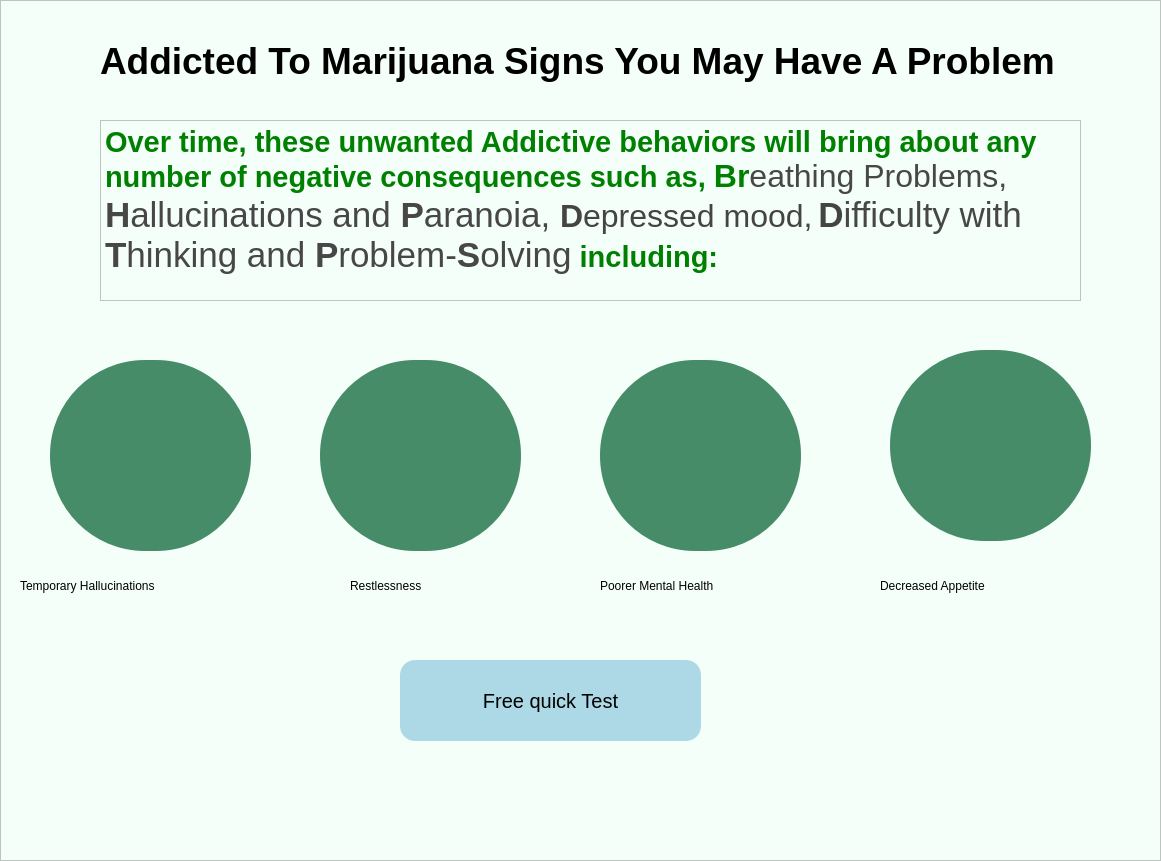
          <widget class="QFrame" name="frame_4">
           <property name="geometry">
            <rect>
             <x>0</x>
             <y>3500</y>
             <width>1161</width>
             <height>861</height>
            </rect>
           </property>
           <property name="styleSheet">
            <string notr="true">background:    #F5FFFA;</string>
           </property>
           <property name="frameShape">
            <enum>QFrame::StyledPanel</enum>
           </property>
           <property name="frameShadow">
            <enum>QFrame::Raised</enum>
           </property>
           <widget class="QPushButton" name="pushButton_7">
            <property name="geometry">
             <rect>
              <x>50</x>
              <y>360</y>
              <width>201</width>
              <height>191</height>
             </rect>
            </property>
            <property name="styleSheet">
             <string notr="true">QPushButton
{
background:rgb(70, 140, 104);
border-radius:95px;
}

QPushButton:hover
{
color:white;
border-radius:95px;
background:rgb(85, 170, 255);
}</string>
            </property>
            <property name="text">
             <string/>
            </property>
            <property name="icon">
             <iconset resource="resource.qrc">
              <normaloff>:/img/512x512bb-removebg-preview.png</normaloff>:/img/512x512bb-removebg-preview.png</iconset>
            </property>
            <property name="iconSize">
             <size>
              <width>130</width>
              <height>130</height>
             </size>
            </property>
           </widget>
           <widget class="QPushButton" name="pushButton_8">
            <property name="geometry">
             <rect>
              <x>320</x>
              <y>360</y>
              <width>201</width>
              <height>191</height>
             </rect>
            </property>
            <property name="styleSheet">
             <string notr="true">QPushButton
{
background:rgb(70, 140, 104);
border-radius:95px;
}

QPushButton:hover
{
color:white;
border-radius:95px;
background:rgb(85, 170, 255);
}</string>
            </property>
            <property name="text">
             <string/>
            </property>
            <property name="icon">
             <iconset resource="resource.qrc">
              <normaloff>:/img/793-7930803_anxious-fidgety-restless-uneasy-icon-hd-png-download-removebg-preview.png</normaloff>:/img/793-7930803_anxious-fidgety-restless-uneasy-icon-hd-png-download-removebg-preview.png</iconset>
            </property>
            <property name="iconSize">
             <size>
              <width>130</width>
              <height>130</height>
             </size>
            </property>
           </widget>
           <widget class="QPushButton" name="pushButton_23">
            <property name="geometry">
             <rect>
              <x>600</x>
              <y>360</y>
              <width>201</width>
              <height>191</height>
             </rect>
            </property>
            <property name="styleSheet">
             <string notr="true">QPushButton
{
background:rgb(70, 140, 104);
border-radius:95px;
}

QPushButton:hover
{
color:white;
border-radius:95px;
background:rgb(85, 170, 255);
}</string>
            </property>
            <property name="text">
             <string/>
            </property>
            <property name="icon">
             <iconset resource="resource.qrc">
              <normaloff>:/img/1491195-removebg-preview.png</normaloff>:/img/1491195-removebg-preview.png</iconset>
            </property>
            <property name="iconSize">
             <size>
              <width>130</width>
              <height>130</height>
             </size>
            </property>
           </widget>
           <widget class="QPushButton" name="pushButton_24">
            <property name="geometry">
             <rect>
              <x>890</x>
              <y>350</y>
              <width>201</width>
              <height>191</height>
             </rect>
            </property>
            <property name="styleSheet">
             <string notr="true">QPushButton
{
background:rgb(70, 140, 104);
border-radius:95px;
}

QPushButton:hover
{
color:white;
border-radius:95px;
background:rgb(85, 170, 255);
}</string>
            </property>
            <property name="text">
             <string/>
            </property>
            <property name="icon">
             <iconset resource="resource.qrc">
              <normaloff>:/img/2758521-200-removebg-preview.png</normaloff>:/img/2758521-200-removebg-preview.png</iconset>
            </property>
            <property name="iconSize">
             <size>
              <width>130</width>
              <height>130</height>
             </size>
            </property>
           </widget>
           <widget class="QLabel" name="label_15">
            <property name="geometry">
             <rect>
              <x>100</x>
              <y>20</y>
              <width>971</width>
              <height>81</height>
             </rect>
            </property>
            <property name="font">
             <font>
              <family>Segoe UI</family>
              <pointsize>28</pointsize>
              <italic>false</italic>
              <bold>true</bold>
             </font>
            </property>
            <property name="styleSheet">
             <string notr="true">font: 700 28pt &quot;Segoe UI&quot;;
color: 	#000000</string>
            </property>
            <property name="text">
             <string>Addicted To Marijuana Signs You May Have A Problem</string>
            </property>
           </widget>
           <widget class="QTextBrowser" name="textBrowser_4">
            <property name="geometry">
             <rect>
              <x>100</x>
              <y>120</y>
              <width>981</width>
              <height>181</height>
             </rect>
            </property>
            <property name="styleSheet">
             <string notr="true">color: 	#008000;</string>
            </property>
            <property name="html">
             <string>&lt;!DOCTYPE HTML PUBLIC &quot;-//W3C//DTD HTML 4.0//EN&quot; &quot;http://www.w3.org/TR/REC-html40/strict.dtd&quot;&gt;
&lt;html&gt;&lt;head&gt;&lt;meta name=&quot;qrichtext&quot; content=&quot;1&quot; /&gt;&lt;meta charset=&quot;utf-8&quot; /&gt;&lt;style type=&quot;text/css&quot;&gt;
p, li { white-space: pre-wrap; }
&lt;/style&gt;&lt;/head&gt;&lt;body style=&quot; font-family:'Segoe UI'; font-size:7.2pt; font-weight:400; font-style:normal;&quot;&gt;
&lt;p style=&quot; margin-top:0px; margin-bottom:0px; margin-left:0px; margin-right:0px; -qt-block-indent:0; text-indent:0px;&quot;&gt;&lt;span style=&quot; font-size:22pt; font-weight:700;&quot;&gt;Over time, these unwanted Addictive behaviors will bring about any number of negative consequences such as, &lt;/span&gt;&lt;span style=&quot; font-size:24pt; font-weight:700;&quot;&gt;Br&lt;/span&gt;&lt;span style=&quot; font-family:'Arial'; font-size:24pt; color:#474747; background-color:transparent;&quot;&gt;eathing Problems, &lt;/span&gt;&lt;span style=&quot; font-family:'Arial'; font-size:26pt; font-weight:700; color:#474747; background-color:transparent;&quot;&gt;H&lt;/span&gt;&lt;span style=&quot; font-family:'Arial'; font-size:26pt; color:#474747; background-color:transparent;&quot;&gt;allucinations and &lt;/span&gt;&lt;span style=&quot; font-family:'Arial'; font-size:26pt; font-weight:700; color:#474747; background-color:transparent;&quot;&gt;P&lt;/span&gt;&lt;span style=&quot; font-family:'Arial'; font-size:26pt; color:#474747; background-color:transparent;&quot;&gt;aranoia, &lt;/span&gt;&lt;a name=&quot;docs-internal-guid-765cb647-7fff-c6e7-d682-74cce6143c7f&quot;&gt;&lt;/a&gt;&lt;span style=&quot; font-family:'Arial'; font-size:24pt; font-weight:700; color:#444444; background-color:transparent;&quot;&gt;D&lt;/span&gt;&lt;span style=&quot; font-family:'Arial'; font-size:24pt; color:#444444; background-color:transparent;&quot;&gt;epressed mood,&lt;/span&gt;&lt;span style=&quot; font-family:'Arial'; font-size:16pt; color:#444444; background-color:transparent;&quot;&gt; &lt;/span&gt;&lt;span style=&quot; font-family:'Arial'; font-size:26pt; font-weight:700; color:#444444; background-color:transparent;&quot;&gt;D&lt;/span&gt;&lt;span style=&quot; font-family:'Arial'; font-size:26pt; color:#474747; background-color:transparent;&quot;&gt;ifficulty with &lt;/span&gt;&lt;span style=&quot; font-family:'Arial'; font-size:26pt; font-weight:700; color:#474747; background-color:transparent;&quot;&gt;T&lt;/span&gt;&lt;span style=&quot; font-family:'Arial'; font-size:26pt; color:#474747; background-color:transparent;&quot;&gt;hinking and &lt;/span&gt;&lt;span style=&quot; font-family:'Arial'; font-size:26pt; font-weight:700; color:#474747; background-color:transparent;&quot;&gt;P&lt;/span&gt;&lt;span style=&quot; font-family:'Arial'; font-size:26pt; color:#474747; background-color:transparent;&quot;&gt;roblem-&lt;/span&gt;&lt;span style=&quot; font-family:'Arial'; font-size:26pt; font-weight:700; color:#474747; background-color:transparent;&quot;&gt;S&lt;/span&gt;&lt;span style=&quot; font-family:'Arial'; font-size:26pt; color:#474747; background-color:transparent;&quot;&gt;olving&lt;/span&gt;&lt;span style=&quot; font-size:22pt; font-weight:700;&quot;&gt; including:&lt;/span&gt;&lt;/p&gt;&lt;/body&gt;&lt;/html&gt;</string>
            </property>
           </widget>
           <widget class="QLabel" name="label_16">
            <property name="geometry">
             <rect>
              <x>350</x>
              <y>570</y>
              <width>171</width>
              <height>31</height>
             </rect>
            </property>
            <property name="styleSheet">
             <string notr="true">
font: 18pt &quot;Arial&quot;;</string>
            </property>
            <property name="text">
             <string>Restlessness</string>
            </property>
           </widget>
           <widget class="QLabel" name="label_17">
            <property name="geometry">
             <rect>
              <x>20</x>
              <y>570</y>
              <width>271</width>
              <height>31</height>
             </rect>
            </property>
            <property name="styleSheet">
             <string notr="true">
font: 18pt &quot;Arial&quot;;</string>
            </property>
            <property name="text">
             <string>Temporary Hallucinations</string>
            </property>
           </widget>
           <widget class="QLabel" name="label_18">
            <property name="geometry">
             <rect>
              <x>600</x>
              <y>570</y>
              <width>231</width>
              <height>31</height>
             </rect>
            </property>
            <property name="styleSheet">
             <string notr="true">
font: 18pt &quot;Arial&quot;;</string>
            </property>
            <property name="text">
             <string>Poorer Mental Health</string>
            </property>
           </widget>
           <widget class="QLabel" name="label_19">
            <property name="geometry">
             <rect>
              <x>880</x>
              <y>570</y>
              <width>211</width>
              <height>31</height>
             </rect>
            </property>
            <property name="styleSheet">
             <string notr="true">
font: 18pt &quot;Arial&quot;;</string>
            </property>
            <property name="text">
             <string>Decreased Appetite</string>
            </property>
           </widget>
           <widget class="QPushButton" name="coppy_Button_Quick_Test4">
            <property name="geometry">
             <rect>
              <x>400</x>
              <y>660</y>
              <width>301</width>
              <height>81</height>
             </rect>
            </property>
            <property name="styleSheet">
             <string notr="true">QPushButton
{
font-size:20px;
background:	#ADD8E6;
border-radius:15px;
}

QPushButton:hover
{
color:white;
border-radius:20px;
background:rgb(85, 170, 255);
}</string>
            </property>
            <property name="text">
             <string>Free quick Test</string>
            </property>
           </widget>
          </widget>
